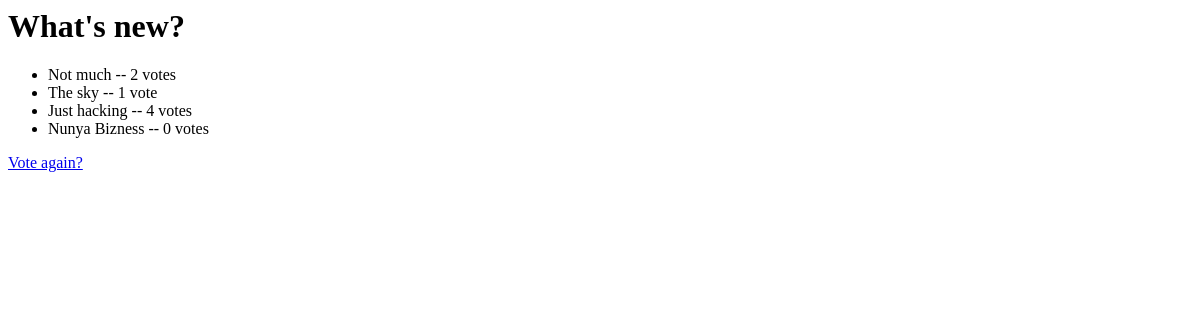
The app's page /polls/1/results/, older data.
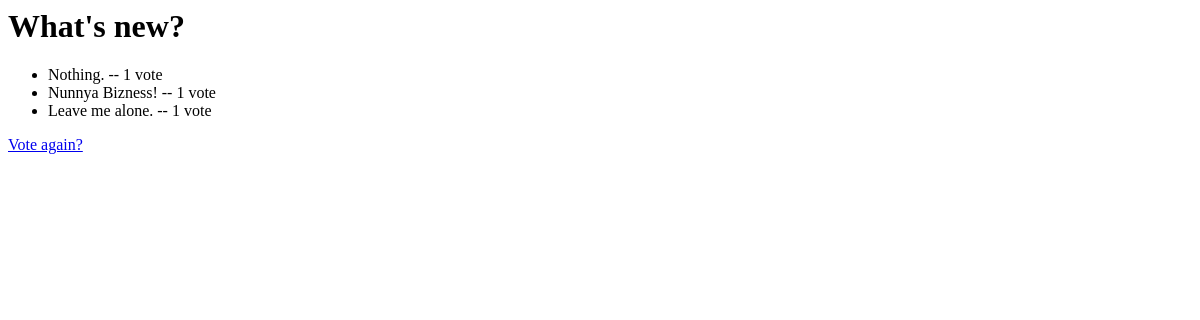
The same page, newer data.
### polls/models.py (models this page shows, shortened)
class Choice(models.Model):
    poll = models.ForeignKey(Poll)
    choice_text = models.CharField(max_length=200)
    votes = models.IntegerField()

### polls/views.py (the view)
# urls.py: url(r'^(?P<poll_id>\d+)/results/$', views.results, name='results'),
def results(request, poll_id):
    poll = get_object_or_404(Poll, pk=poll_id)
    return render(request, 'polls/results.html', {'poll':poll})

### polls/templates/polls/results.html
<h1>{{ poll.question }}</h1>
<ul>
    {% for choice in poll.choice_set.all %}
        <li>{{ choice.choice_text }} -- {{ choice.votes }} vote{{ choice.votes|pluralize }}</li>
    {% endfor %}
</ul>
<a href="{% url 'polls:detail' poll.id %}">Vote again?</a>

Row changes from the older to the newer data that the page shows:
no longer on this page (row edited): Choice: choice_text "Not much", votes "2"
no longer on this page (row edited): Choice: choice_text "The sky", votes "1"
no longer on this page (row edited): Choice: choice_text "Just hacking", votes "4"
changed Choice: choice_text "Nunya Bizness" → "Nothing."; votes "0" → "1"
now on this page (row edited): Choice: choice_text "Nunnya Bizness!", votes "1"
now on this page (row edited): Choice: choice_text "Leave me alone.", votes "1"
